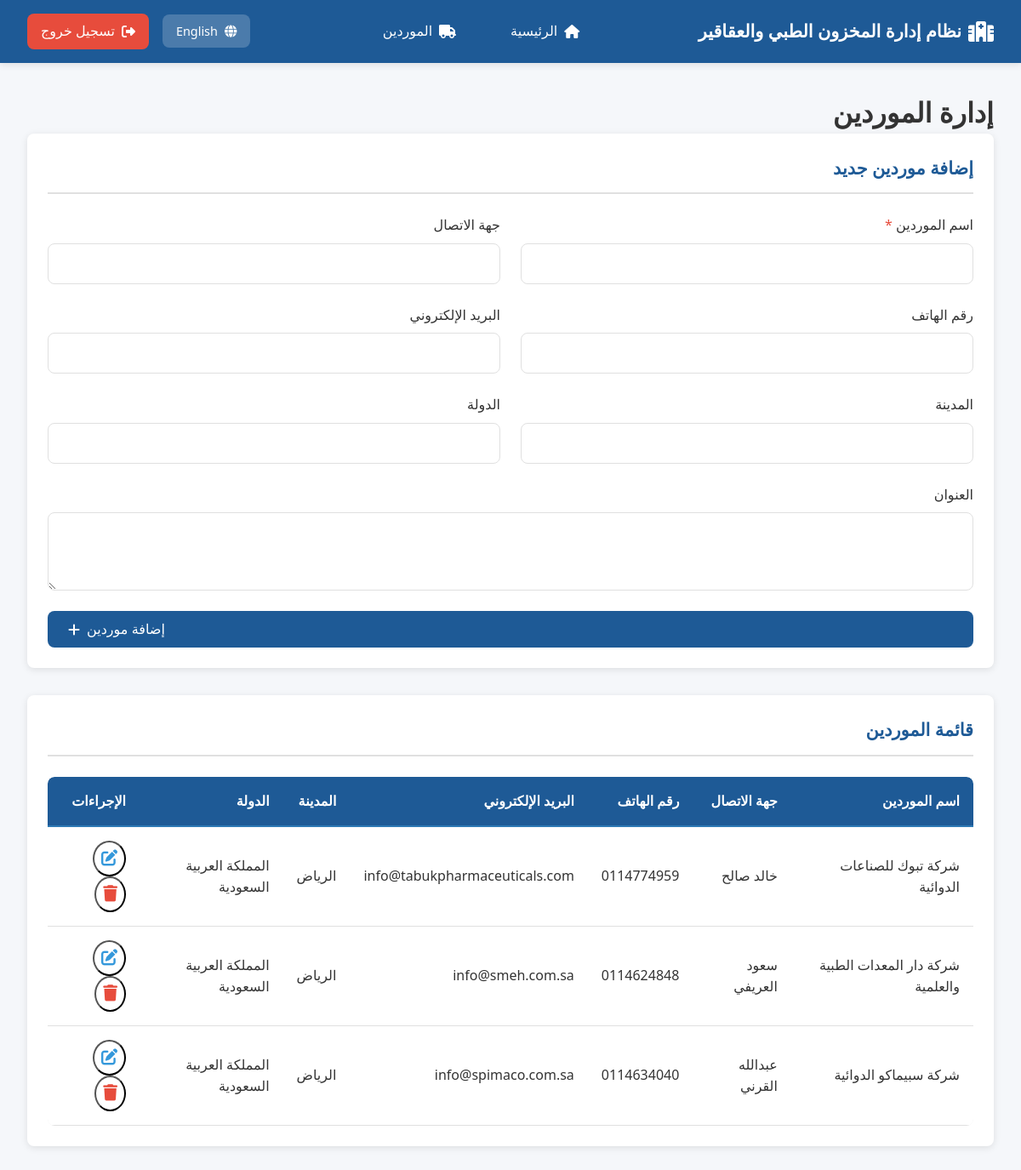
Screenshot of /index.php?page=suppliers (signed in) with the database file from the repository.
### tables this page shows
CREATE TABLE `suppliers` (
  `supplier_id` int(11) NOT NULL,
  `name` varchar(100) NOT NULL,
  `contact_person` varchar(100) DEFAULT NULL,
  `phone` varchar(20) DEFAULT NULL,
  `email` varchar(100) DEFAULT NULL,
  `address` text DEFAULT NULL,
  `city` varchar(50) DEFAULT NULL,
  `country` varchar(50) DEFAULT NULL,
  `is_active` tinyint(1) DEFAULT 1,
  `created_at` timestamp NOT NULL DEFAULT current_timestamp()
);

### config.php (called while the page is built, shortened)
<?php
function escape($data) {
    return htmlspecialchars($data, ENT_QUOTES, 'UTF-8');
}
?>

### pages/suppliers.php (the view, shortened to what this page needs)
<?php
$dir = ($_SESSION['lang'] === 'ar') ? 'rtl' : 'ltr';
$stmt = $pdo->prepare("SELECT * FROM suppliers ORDER BY name");
$stmt->execute();
$suppliers = $stmt->fetchAll();
?>
<!DOCTYPE html>
<html lang="<?php echo $_SESSION['lang']; ?>" dir="<?php echo $dir; ?>">
<head>
    <link rel="stylesheet" href="css/style.css">
    <link rel="stylesheet" href="https://cdnjs.cloudflare.com/ajax/libs/font-awesome/6.4.0/css/all.min.css">
</head>
<body>
    <div class="dashboard-container">
        <header class="navbar">
            <div class="navbar-content">
                <div class="navbar-brand">
                    <i class="fas fa-hospital"></i>
                    <span><?php echo $lang['site_name']; ?></span>
                </div>
                <nav class="navbar-menu">
                    <ul>
                        <li><a href="index.php?page=dashboard"><i class="fas fa-home"></i> <?php echo $lang['home']; ?></a></li>
                        <li><a href="index.php?page=suppliers"><i class="fas fa-truck"></i> <?php echo $lang['suppliers']; ?></a></li>
                    </ul>
                </nav>
                <div class="navbar-user">
                    <a href="switch_lang.php?lang=<?php echo $_SESSION['lang'] === 'ar' ? 'en' : 'ar'; ?>" class="lang-toggle">
                        <i class="fas fa-globe"></i>
                        <?php echo $_SESSION['lang'] === 'ar' ? 'English' : $lang['arabic']; ?>
                    </a>
                    <a href="index.php?page=logout" class="btn-logout">
                        <i class="fas fa-sign-out-alt"></i> <?php echo $lang['logout']; ?>
                    </a>
                </div>
            </div>
        </header>
        <main class="dashboard-content">
            <div class="container">
                <h1><?php echo $lang['supplier_management']; ?></h1>
                <section class="form-section">
                    <h2><?php echo $lang['add_new_supplier']; ?></h2>
                    <form method="POST" class="form-container">
                        <div class="form-row">
                            <div class="form-group form-half">
                                <label for="name"><?php echo $lang['supplier_name']; ?> <span class="required">*</span></label>
                                <input type="text" id="name" name="name" class="form-control" required>
                            </div>
                            <div class="form-group form-half">
                                <label for="contact_person"><?php echo $lang['contact_person']; ?></label>
                                <input type="text" id="contact_person" name="contact_person" class="form-control">
                            </div>
                        </div>
                        <div class="form-row">
                            <div class="form-group form-half">
                                <label for="phone"><?php echo $lang['phone']; ?></label>
                                <input type="text" id="phone" name="phone" class="form-control">
                            </div>
                            <div class="form-group form-half">
                                <label for="email"><?php echo $lang['email']; ?></label>
                                <input type="email" id="email" name="email" class="form-control">
                            </div>
                        </div>
                        <div class="form-row">
                            <div class="form-group form-half">
                                <label for="city"><?php echo $lang['city']; ?></label>
                                <input type="text" id="city" name="city" class="form-control">
                            </div>
                            <div class="form-group form-half">
                                <label for="country"><?php echo $lang['country']; ?></label>
                                <input type="text" id="country" name="country" class="form-control">
                            </div>
                        </div>
                        <div class="form-row">
                            <div class="form-group form-full">
                                <label for="address"><?php echo $lang['address']; ?></label>
                                <textarea id="address" name="address" class="form-control" rows="3"></textarea>
                            </div>
                        </div>
                        <button type="submit" name="add_supplier" class="btn btn-primary">
                            <i class="fas fa-plus"></i> <?php echo $lang['add_supplier']; ?>
                        </button>
                    </form>
                </section>
                <section class="table-section">
                    <h2><?php echo $lang['suppliers_list']; ?></h2>
                    <div class="table-responsive">
                        <table class="data-table">
                            <thead>
                                <tr>
                                    <th><?php echo $lang['supplier_name']; ?></th>
                                    <th><?php echo $lang['contact_person']; ?></th>
                                    <th><?php echo $lang['phone']; ?></th>
                                    <th><?php echo $lang['email']; ?></th>
                                    <th><?php echo $lang['city']; ?></th>
                                    <th><?php echo $lang['country']; ?></th>
                                    <th><?php echo $lang['actions']; ?></th>
                                </tr>
                            </thead>
                            <tbody>
                                <?php if (!empty($suppliers)): ?>
                                    <?php foreach ($suppliers as $supplier): ?>
                                        <tr>
                                            <td><?php echo escape($supplier['name']); ?></td>
                                            <td><?php echo escape($supplier['contact_person'] ?? '-'); ?></td>
                                            <td><?php echo escape($supplier['phone'] ?? '-'); ?></td>
                                            <td><?php echo escape($supplier['email'] ?? '-'); ?></td>
                                            <td><?php echo escape($supplier['city'] ?? '-'); ?></td>
                                            <td><?php echo escape($supplier['country'] ?? '-'); ?></td>
                                            <td>
                                                <button class="btn-icon btn-edit" title="<?php echo $lang['edit']; ?>" onclick="openEditSupplierModal(<?php echo $supplier['supplier_id']; ?>, '<?php echo escape(json_encode($supplier)); ?>')">
                                                    <i class="fas fa-edit"></i>
                                                </button>
                                                <button class="btn-icon btn-delete" title="<?php echo $lang['delete']; ?>" onclick="deleteSupplier(<?php echo $supplier['supplier_id']; ?>)">
                                                    <i class="fas fa-trash"></i>
                                                </button>
                                            </td>
                                        </tr>
                                    <?php endforeach; ?>
                                <?php else: ?>
                                    <tr>
                                        <td colspan="7" class="text-center"><?php echo $lang['no_suppliers']; ?></td>
                                    </tr>
                                <?php endif; ?>
                            </tbody>
                        </table>
                    </div>
                </section>
            </div>
        </main>
    </div>
</body>
</html>

### css/style.css (style rules this page uses)
:root { --primary-color: #1e5a96; --primary-light: #2e7ab5; --primary-dark: #0d3d66; --secondary-color: #27ae60; --danger-color: #e74c3c; --warning-color: #f39c12; --info-color: #3498db; --bg-color: #f5f7fa; --text-color: #333; --text-light: #666; --border-color: #e0e0e0; --white: #ffffff; --spacing: 1rem; --radius: 8px; --shadow: 0 2px 8px rgba(0, 0, 0, 0.1); }
* { margin: 0; padding: 0; box-sizing: border-box; }
body { font-family: "Segoe UI", Tahoma, Geneva, Verdana, sans-serif; color: var(--text-color); background-color: var(--bg-color); line-height: 1.6; }
.navbar { background-color: var(--primary-color); color: var(--white); box-shadow: var(--shadow); position: sticky; top: 0; z-index: 100; }
.navbar-content { display: flex; align-items: center; justify-content: space-between; padding: 1rem 2rem; max-width: 1400px; margin: 0 auto; }
.navbar-brand { display: flex; align-items: center; gap: 0.5rem; font-size: 1.3rem; font-weight: bold; }
.navbar-brand i { font-size: 1.5rem; }
.navbar-menu ul { display: flex; list-style: none; gap: 2rem; }
.navbar-menu a { color: var(--white); text-decoration: none; display: flex; align-items: center; gap: 0.5rem; padding: 0.5rem 1rem; border-radius: var(--radius); transition: all 0.3s ease; }
.navbar-user { display: flex; align-items: center; gap: 1rem; }
.btn-logout { background-color: var(--danger-color); color: var(--white); padding: 0.5rem 1rem; border-radius: var(--radius); text-decoration: none; display: flex; align-items: center; gap: 0.5rem; transition: all 0.3s ease; }
.form-control { padding: 0.75rem; border: 1px solid var(--border-color); border-radius: var(--radius); font-size: 1rem; transition: all 0.3s ease; font-family: inherit; }
.form-group { display: flex; flex-direction: column; gap: 0.5rem; }
.form-group label { font-weight: 500; color: var(--text-color); }
.required { color: var(--danger-color); }
.form-row { display: grid; grid-template-columns: repeat(2, 1fr); gap: 1.5rem; }
.form-half { grid-column: span 1; }
.form-full { grid-column: span 2; }
.btn { padding: 0.75rem 1.5rem; border: none; border-radius: var(--radius); font-size: 1rem; cursor: pointer; transition: all 0.3s ease; display: inline-flex; align-items: center; gap: 0.5rem; text-decoration: none; font-weight: 500; }
.btn-primary { background-color: var(--primary-color); color: var(--white); }
.btn-icon { padding: 0.5rem; background-color: transparent; color: var(--primary-color); font-size: 1.2rem; border-radius: 50%; transition: all 0.3s ease; }
.btn-edit { color: var(--info-color); }
.btn-delete { color: var(--danger-color); }
.dashboard-container { display: flex; flex-direction: column; min-height: 100vh; }
.dashboard-content { flex: 1; padding: 2rem; }
.container { max-width: 1400px; margin: 0 auto; }
.table-responsive { overflow-x: auto; border-radius: var(--radius); }
.data-table { width: 100%; border-collapse: collapse; background-color: var(--white); box-shadow: var(--shadow); border-radius: var(--radius); overflow: hidden; }
.data-table thead { background-color: var(--primary-color); color: var(--white); }
.data-table th { padding: 1rem; text-align: right; font-weight: 600; border-bottom: 2px solid var(--primary-light); }
.data-table td { padding: 1rem; border-bottom: 1px solid var(--border-color); }
.dashboard-section, .form-section, .table-section, .report-section { background-color: var(--white); border-radius: var(--radius); padding: 1.5rem; box-shadow: var(--shadow); margin-bottom: 2rem; }
.dashboard-section h2, .form-section h2, .table-section h2, .report-section h2 { color: var(--primary-color); margin-bottom: 1.5rem; font-size: 1.3rem; border-bottom: 2px solid var(--border-color); padding-bottom: 0.75rem; }
.form-container { display: flex; flex-direction: column; gap: 1.5rem; }
.lang-toggle { background-color: rgba(255, 255, 255, 0.2); color: var(--white); padding: 0.5rem 1rem; border-radius: var(--radius); text-decoration: none; display: inline-flex; align-items: center; gap: 0.5rem; transition: all 0.3s ease; font-weight: 500; font-size: 0.9rem; }
[dir="rtl"] .navbar-menu ul { gap: 2rem; }
[dir="rtl"] .data-table th { text-align: right; }
[dir="rtl"] .data-table td { text-align: right; }
[dir="rtl"] .lang-toggle { margin-left: 0; margin-right: 1rem; }
[dir="rtl"] .form-row { direction: rtl; }
[dir="rtl"] .btn { flex-direction: row-reverse; }
[dir="rtl"] .navbar-content { margin: 0 auto; direction: rtl; }

### rows the page displays
suppliers: name "شركة تبوك للصناعات الدوائية", contact_person "خالد صالح", phone "0114774959", email "info@tabukpharmaceuticals.com", city "الرياض", country "المملكة العربية السعودية"
suppliers: name "شركة دار المعدات الطبية والعلمية", contact_person "سعود العريفي", phone "0114624848", email "info@smeh.com.sa", city "الرياض", country "المملكة العربية السعودية"
suppliers: name "شركة سبيماكو الدوائية", contact_person "عبدالله القرني", phone "0114634040", email "info@spimaco.com.sa", city "الرياض", country "المملكة العربية السعودية"

### other values shown
$lang['site_name'] "نظام إدارة المخزون الطبي والعقاقير"
$lang['home'] "الرئيسية"
$lang['suppliers'] "الموردين"
$lang['logout'] "تسجيل خروج"
$lang['supplier_management'] "إدارة الموردين"
$lang['add_new_supplier'] "إضافة موردين جديد"
$lang['supplier_name'] "اسم الموردين"
$lang['contact_person'] "جهة الاتصال"
$lang['phone'] "رقم الهاتف"
$lang['email'] "البريد الإلكتروني"
$lang['city'] "المدينة"
$lang['country'] "الدولة"
$lang['address'] "العنوان"
$lang['add_supplier'] "إضافة موردين"
$lang['suppliers_list'] "قائمة الموردين"
